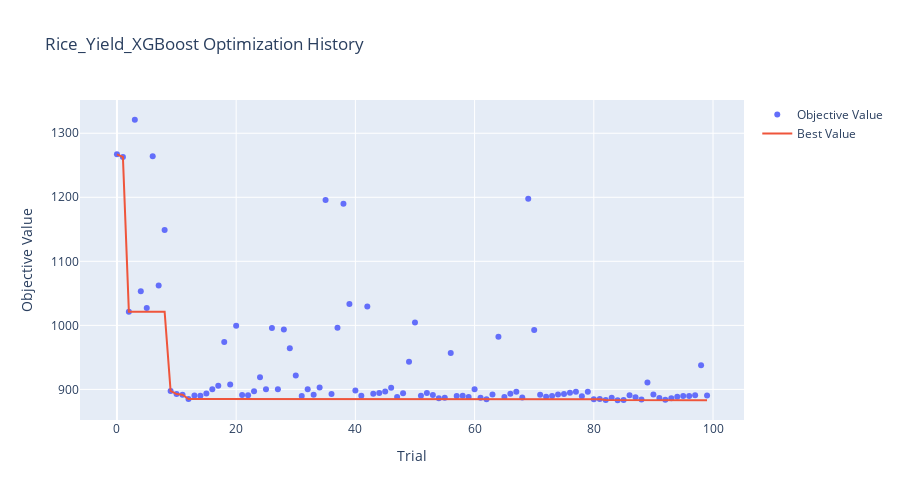
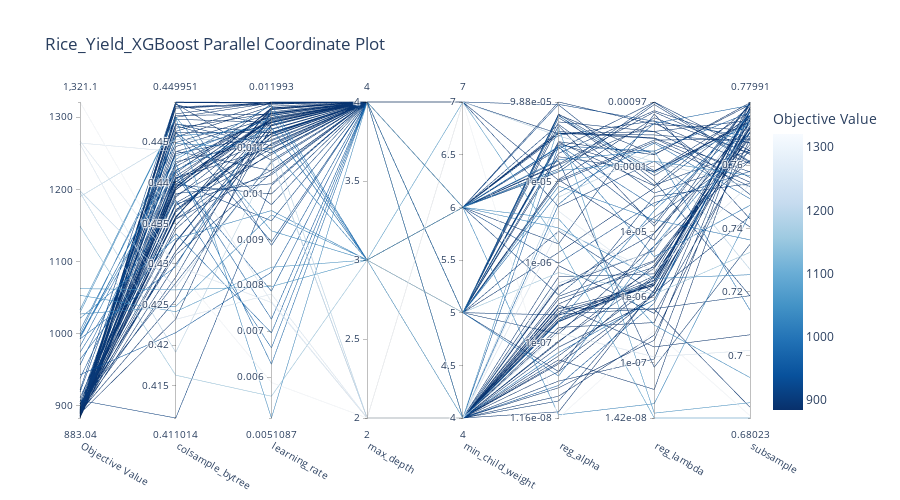
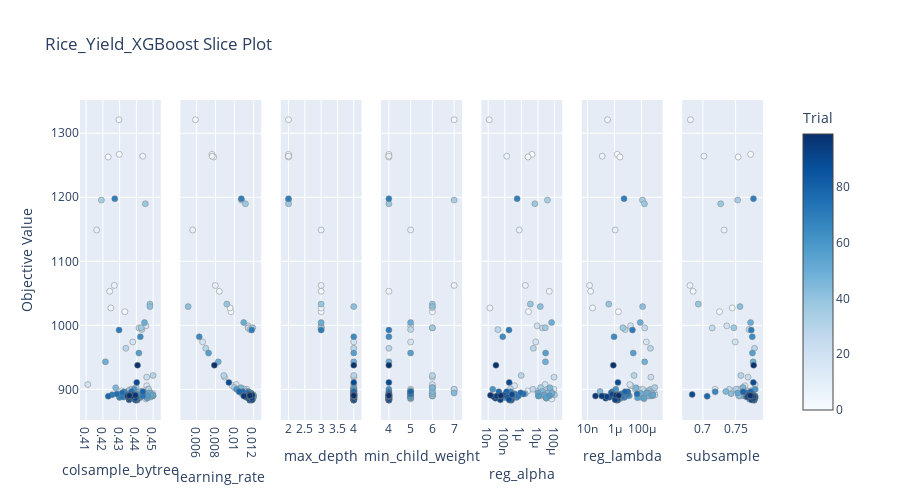
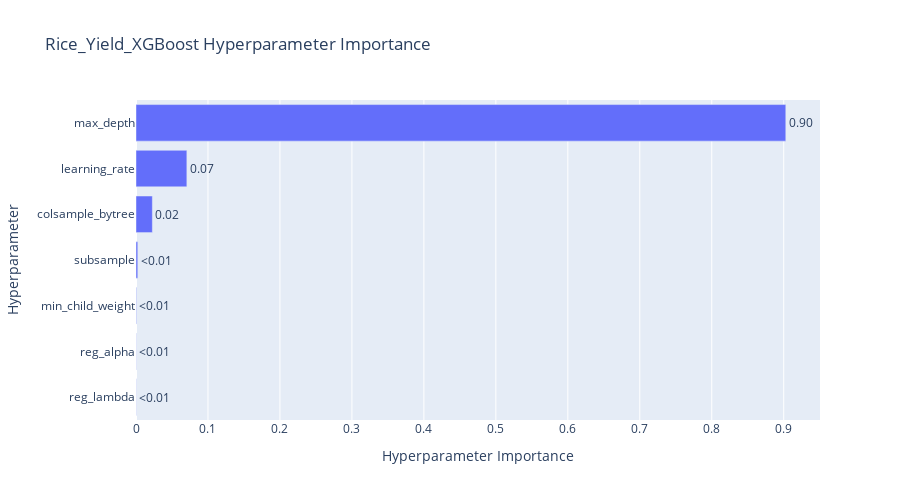

Notebook code for these charts, in order:
### Markdown cell above
### 5. Visualization
These plots show how the tuning went and which parameters were most important. It looks like Optuna found a few good combinations early on.

### Code cell
# --- OPTUNA VISUALIZATIONS ---
name = f"{CHOSEN_CROP.capitalize()}_Yield_XGBoost"

# 1. Optimization History
fig = plot_optimization_history(study)
fig.update_layout(title=f'{name} Optimization History', width=900, height=500)
fig.show()

# 2. Parallel Coordinate (Hyperparameter Relationships)
fig = plot_parallel_coordinate(study)
fig.update_layout(title=f'{name} Parallel Coordinate Plot', width=900, height=500)
fig.show()

# 3. Slice Plot (Individual Parameter impact)
fig = plot_slice(study)
fig.update_layout(title=f'{name} Slice Plot', width=900, height=500)
fig.show()

# 4. Parameter Importance
try:
    fig = plot_param_importances(study)
    fig.update_layout(title=f'{name} Hyperparameter Importance', width=900, height=500)
    fig.show()
except (ValueError, RuntimeError) as e:
    print(f'Could not plot parameter importance: {e}')
